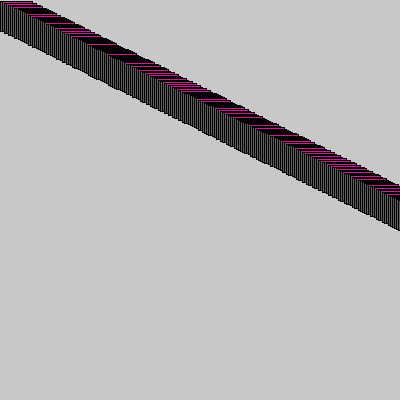
Frame 1 (no input)
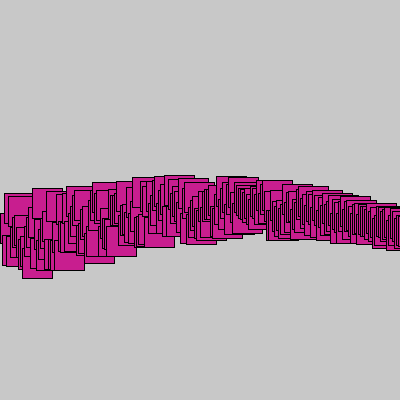
Frame 60 (the mouse pressed at the canvas centre just before this capture)
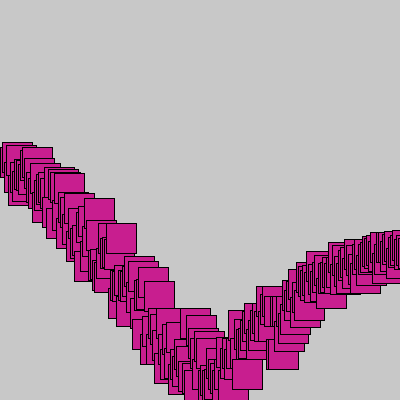
Frame 120 (the mouse held since frame 60 and released just before this capture)

The Processing sketch that drew these frames (run headless with seeded random() and noise(); from frame 60 on, the mouse is pressed at the canvas centre):

// Processing sketch: processing_74944
// ── processing_74944.pde

Rectangle[] squares = new Rectangle[200];
void setup() {
  size(400, 400);

  for (int i=0; i < 200; i = i+1) {
    squares[i] = new Rectangle();
    squares[i].rect_x = i*2;
    squares[i].rect_y = i;
    squares[i].rect_yspeed = squares[i].rect_yspeed * random(1);//this makes it jagged
  }
}
void draw() {
  background(200);
  for (int i=0; i < 200; i = i+1) {
    squares[i].move_rect();
    squares[i].draw_rect();
  }
}
class Rectangle {
  float rect_x;
  float rect_y;

  float rect_xspeed;
  float rect_yspeed;

  Rectangle() {//constructor statement
    rect_x = 30;
    rect_y = 30;

    rect_xspeed = 0;
    rect_yspeed = 2;
  }
  void draw_rect() {
    fill(200, 30, 143);
    rect(rect_x, rect_y, 30, 30);
  }
  void move_rect() {
    //  rect_y += rect_yspeed;
    rect_y = rect_y + rect_yspeed;
    rect_yspeed = rect_yspeed + .3;
    if (rect_y > height - 30) {
      rect_yspeed = rect_yspeed * -1;//bounce
      rect_yspeed = rect_yspeed * .9;//lose a bit of bounce
      rect_y = height - 30;
    }
  }
}//end Rectangle class
